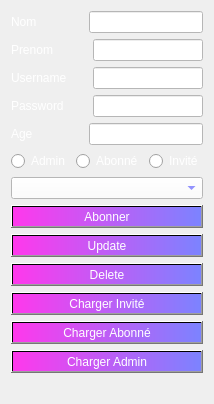
      <widget class="QWidget" name="tab_2">
       <attribute name="title">
        <string>Ajouter</string>
       </attribute>
       <attribute name="toolTip">
        <string>c'est l'ongle option</string>
       </attribute>
       <layout class="QVBoxLayout" name="verticalLayout_2">
        <item>
         <layout class="QHBoxLayout" name="horizontalLayout_5">
          <item>
           <widget class="QLabel" name="label_6">
            <property name="styleSheet">
             <string notr="true">color: rgb(255, 255, 255);
font: 75 8pt &quot;Open Sans&quot;;
font: 75 10pt &quot;MS Shell Dlg 2&quot;;

</string>
            </property>
            <property name="text">
             <string>Nom              </string>
            </property>
           </widget>
          </item>
          <item>
           <widget class="QLineEdit" name="text_nom">
            <property name="styleSheet">
             <string notr="true">background-color: rgb(255, 255, 255);
color: rgb(0, 0, 0);</string>
            </property>
            <property name="maxLength">
             <number>10</number>
            </property>
           </widget>
          </item>
         </layout>
        </item>
        <item>
         <layout class="QHBoxLayout" name="horizontalLayout_7">
          <item>
           <widget class="QLabel" name="label_7">
            <property name="styleSheet">
             <string notr="true">color: rgb(255, 255, 255);
font: 75 8pt &quot;Open Sans&quot;;
font: 75 10pt &quot;MS Shell Dlg 2&quot;;</string>
            </property>
            <property name="text">
             <string>Prenom          </string>
            </property>
           </widget>
          </item>
          <item>
           <widget class="QLineEdit" name="text_prenom">
            <property name="styleSheet">
             <string notr="true">background-color: rgb(255, 255, 255);
color: rgb(0, 0, 0);</string>
            </property>
            <property name="maxLength">
             <number>10</number>
            </property>
           </widget>
          </item>
         </layout>
        </item>
        <item>
         <layout class="QHBoxLayout" name="horizontalLayout_2">
          <item>
           <widget class="QLabel" name="label_3">
            <property name="styleSheet">
             <string notr="true">color: rgb(255, 255, 255);
font: 75 8pt &quot;Open Sans&quot;;
font: 75 10pt &quot;MS Shell Dlg 2&quot;;</string>
            </property>
            <property name="text">
             <string>Username      </string>
            </property>
           </widget>
          </item>
          <item>
           <widget class="QLineEdit" name="text_username">
            <property name="styleSheet">
             <string notr="true">background-color: rgb(255, 255, 255);
color: rgb(0, 0, 0);</string>
            </property>
            <property name="maxLength">
             <number>20</number>
            </property>
           </widget>
          </item>
         </layout>
        </item>
        <item>
         <layout class="QHBoxLayout" name="horizontalLayout_3">
          <item>
           <widget class="QLabel" name="label_2">
            <property name="styleSheet">
             <string notr="true">color: rgb(255, 255, 255);
font: 75 8pt &quot;Open Sans&quot;;
font: 75 10pt &quot;MS Shell Dlg 2&quot;;</string>
            </property>
            <property name="text">
             <string>Password       </string>
            </property>
           </widget>
          </item>
          <item>
           <widget class="QLineEdit" name="text_pw">
            <property name="styleSheet">
             <string notr="true">background-color: rgb(255, 255, 255);
color: rgb(0, 0, 0);</string>
            </property>
            <property name="maxLength">
             <number>20</number>
            </property>
           </widget>
          </item>
         </layout>
        </item>
        <item>
         <layout class="QHBoxLayout" name="horizontalLayout_6">
          <item>
           <widget class="QLabel" name="label_5">
            <property name="styleSheet">
             <string notr="true">color: rgb(255, 255, 255);
font: 75 8pt &quot;Open Sans&quot;;
font: 75 10pt &quot;MS Shell Dlg 2&quot;;</string>
            </property>
            <property name="text">
             <string>Age               </string>
            </property>
           </widget>
          </item>
          <item>
           <widget class="QLineEdit" name="text_age">
            <property name="styleSheet">
             <string notr="true">background-color: rgb(255, 255, 255);
color: rgb(0, 0, 0);</string>
            </property>
            <property name="maxLength">
             <number>2</number>
            </property>
           </widget>
          </item>
         </layout>
        </item>
        <item>
         <layout class="QHBoxLayout" name="horizontalLayout">
          <item>
           <widget class="QRadioButton" name="radioadmin">
            <property name="styleSheet">
             <string notr="true">color: rgb(255, 255, 255);
font: 75 10pt &quot;MS PGothic&quot;;</string>
            </property>
            <property name="text">
             <string>Admin</string>
            </property>
           </widget>
          </item>
          <item>
           <widget class="QRadioButton" name="radioabonne">
            <property name="styleSheet">
             <string notr="true">color: rgb(255, 255, 255);
font: 75 10pt &quot;MS PGothic&quot;;</string>
            </property>
            <property name="text">
             <string>Abonné</string>
            </property>
           </widget>
          </item>
          <item>
           <widget class="QRadioButton" name="radioinvite">
            <property name="styleSheet">
             <string notr="true">color: rgb(255, 255, 255);
font: 75 10pt &quot;MS PGothic&quot;;</string>
            </property>
            <property name="text">
             <string>Invité</string>
            </property>
           </widget>
          </item>
         </layout>
        </item>
        <item>
         <widget class="QComboBox" name="comboBox">
          <property name="styleSheet">
           <string notr="true">background-color: rgb(255, 255, 255);
color: rgb(85, 85, 255);</string>
          </property>
         </widget>
        </item>
        <item>
         <widget class="QPushButton" name="buttonPayer">
          <property name="styleSheet">
           <string notr="true">background-color: qlineargradient(spread:pad, x1:0, y1:0, x2:1, y2:0, stop:0 rgba(255, 56, 236, 255), stop:1 rgba(124, 131, 255, 255));
font: 75 10pt &quot;Algerian&quot;;
color: rgb(255, 255, 255);</string>
          </property>
          <property name="text">
           <string>Abonner</string>
          </property>
         </widget>
        </item>
        <item>
         <widget class="QPushButton" name="buttonUpdate">
          <property name="styleSheet">
           <string notr="true">background-color: qlineargradient(spread:pad, x1:0, y1:0, x2:1, y2:0, stop:0 rgba(255, 56, 236, 255), stop:1 rgba(124, 131, 255, 255));
font: 75 10pt &quot;Algerian&quot;;
color: rgb(255, 255, 255);</string>
          </property>
          <property name="text">
           <string>Update</string>
          </property>
         </widget>
        </item>
        <item>
         <widget class="QPushButton" name="buttonDelete">
          <property name="styleSheet">
           <string notr="true">background-color: qlineargradient(spread:pad, x1:0, y1:0, x2:1, y2:0, stop:0 rgba(255, 56, 236, 255), stop:1 rgba(124, 131, 255, 255));
font: 75 10pt &quot;Algerian&quot;;
color: rgb(255, 255, 255);</string>
          </property>
          <property name="text">
           <string>Delete</string>
          </property>
         </widget>
        </item>
        <item>
         <widget class="QPushButton" name="pushButton_Inv">
          <property name="styleSheet">
           <string notr="true">background-color: qlineargradient(spread:pad, x1:0, y1:0, x2:1, y2:0, stop:0 rgba(255, 56, 236, 255), stop:1 rgba(124, 131, 255, 255));
font: 75 10pt &quot;Algerian&quot;;
color: rgb(255, 255, 255);</string>
          </property>
          <property name="text">
           <string>Charger Invité</string>
          </property>
         </widget>
        </item>
        <item>
         <widget class="QPushButton" name="pushButton_chargeab">
          <property name="styleSheet">
           <string notr="true">background-color: qlineargradient(spread:pad, x1:0, y1:0, x2:1, y2:0, stop:0 rgba(255, 56, 236, 255), stop:1 rgba(124, 131, 255, 255));
font: 75 10pt &quot;Algerian&quot;;
color: rgb(255, 255, 255);</string>
          </property>
          <property name="text">
           <string>Charger Abonné</string>
          </property>
         </widget>
        </item>
        <item>
         <widget class="QPushButton" name="pushButton_chargead">
          <property name="styleSheet">
           <string notr="true">background-color: qlineargradient(spread:pad, x1:0, y1:0, x2:1, y2:0, stop:0 rgba(255, 56, 236, 255), stop:1 rgba(124, 131, 255, 255));
font: 75 10pt &quot;Algerian&quot;;
color: rgb(255, 255, 255);</string>
          </property>
          <property name="text">
           <string>Charger Admin</string>
          </property>
         </widget>
        </item>
        <item>
         <widget class="QLabel" name="label_out">
          <property name="styleSheet">
           <string notr="true">color: rgb(255, 255, 255);
font: 75 italic 14pt &quot;Nirmala UI&quot;;</string>
          </property>
          <property name="text">
           <string/>
          </property>
         </widget>
        </item>
       </layout>
      </widget>
